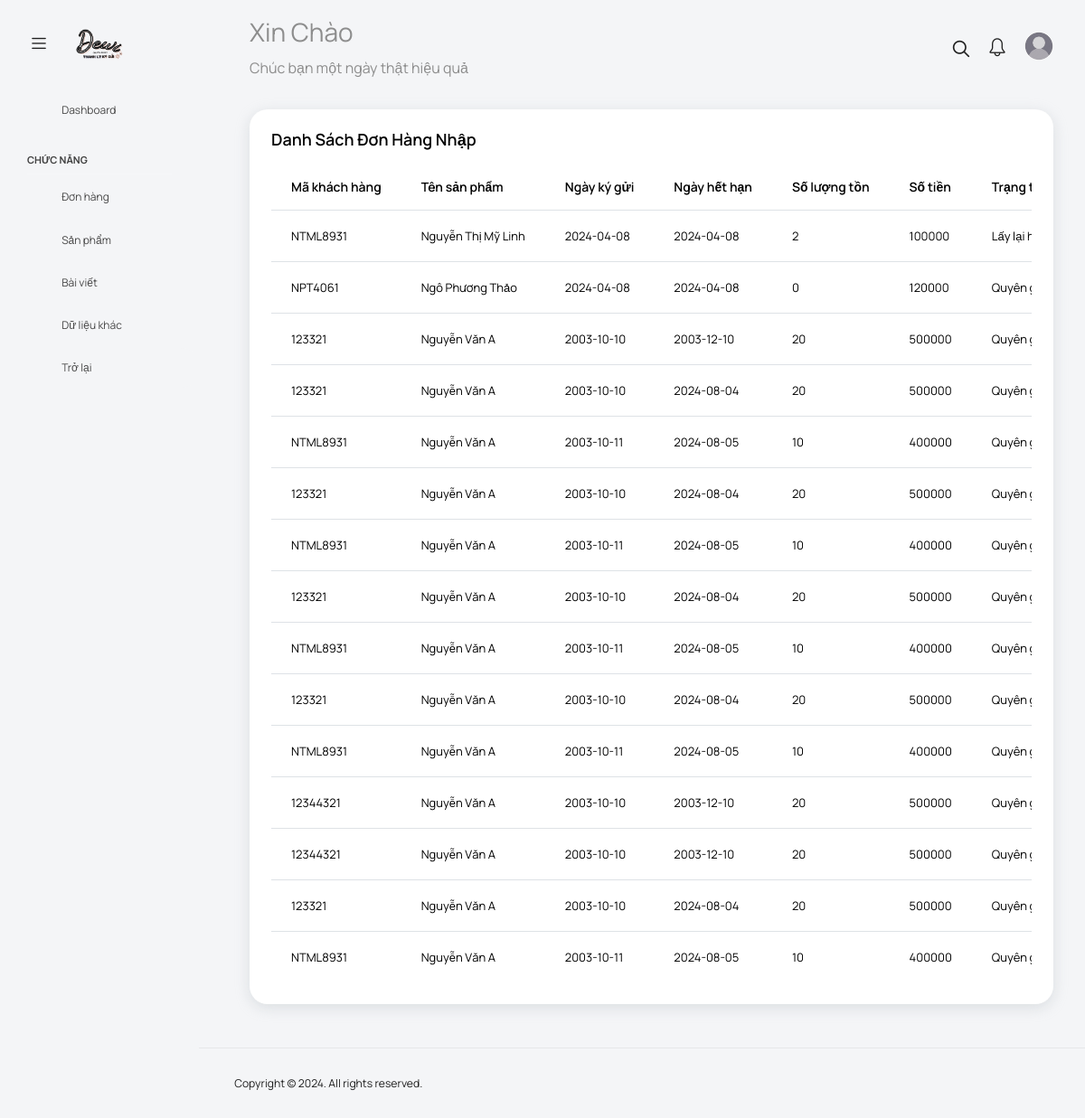
The page /src/admin/pages/ViewOrder.php (signed in) on the database its author committed.
### tables this page shows
CREATE TABLE `order_receives` (
  `order_receive_id` int(11) NOT NULL,
  `user_name` varchar(200) NOT NULL,
  `user_id` varchar(50) NOT NULL,
  `receives_date` date DEFAULT NULL,
  `expired_date` date NOT NULL,
  `product_stock` int(11) NOT NULL,
  `price` float NOT NULL,
  `state` bit(1) NOT NULL DEFAULT b'0'
);

### src/admin/pages/ViewOrder.php (the view, shortened to what this page needs)
<?php include '../components/header.php' ?>
<?php include '../../config/connectDB.php'; ?>
<body class="">
    <div class="container-scroller">
        <?php include '../components/nav.php' ?>
        <div class="container-fluid page-body-wrapper">
            <?php include '../components/side_bar.php' ?>
            <div class="main-panel">
                <div class="content-wrapper">
                    <div class="row">
                        <div class="col-lg-12 grid-margin stretch-card">
                            <div class="card">
                                <div class="card-body">
                                    <h4 class="card-title">Danh sách đơn hàng nhập</h4>
                                    <div class="table-responsive">
                                        <table class="table table-hover">
                                            <thead>
                                                <tr>
                                                    <th>Mã khách hàng</th>
                                                    <th>Tên sản phẩm</th>
                                                    <th>Ngày ký gửi</th>
                                                    <th>Ngày hết hạn</th>
                                                    <th>Số lượng tồn</th>
                                                    <th>Số tiền</th>
                                                    <th>Trạng thái</th>
                                                </tr>
                                            </thead>
                                            <tbody>
                                                <?php
                                                $sql = "SELECT order_receive_id, user_name, product_stock, user_id,
                                                price, receives_date, expired_date, state
                                                FROM order_receives";
                                                $result = mysqli_query($conn, $sql);
                                                if ($result->num_rows > 0) {
                                                    while ($row = $result->fetch_assoc()) {
                                                        echo "<tr>";
                                                        echo "<td>" . $row['user_id'] . "</td>";
                                                        echo "<td>" . $row['user_name'] . "</td>";
                                                        echo "<td>" . $row['receives_date'] . "</td>";
                                                        echo "<td>" . $row['expired_date'] . "</td>";
                                                        echo "<td>" . $row['product_stock'] . "</td>";
                                                        echo "<td>" . $row['price'] . "</td>";
                                                        if ($row['state'] == 0) {
                                                            echo "<td>Quyên góp</td>";
                                                        } else {
                                                            echo "<td>Lấy lại hàng</td>";
                                                        }
                                                        echo "</tr>";
                                                    }
                                                }
                                                ?>
                                            </tbody>
                                        </table>
                                    </div>
                                </div>
                            </div>
                        </div>
                    </div>
                </div>
                <?php include '../components/footer.php'; ?>
            </div>
        </div>
    </div>
</body>

### src/admin/components/header.php (shortened to what this page needs)
<!DOCTYPE html>
<html lang="en">
<head>
    <link rel="stylesheet" href="/kygui/src/admin/assets/vendors/feather/feather.css">
    <link rel="stylesheet" href="/kygui/src/admin/assets/vendors/mdi/css/materialdesignicons.min.css">
    <link rel="stylesheet" href="/kygui/src/images/icons/logo.png">
    <link rel="stylesheet" href="/kygui/src/admin/assets/vendors/typicons/typicons.css">
    <link rel="stylesheet" href="/kygui/src/admin/assets/vendors/simple-line-icons/css/simple-line-icons.css">
    <link rel="stylesheet" href="/kygui/src/admin/assets/vendors/css/vendor.bundle.base.css">
    <link rel="stylesheet" href="/kygui/src/admin/assets/css/font-awesome.min.css">
    <link rel="stylesheet" href="/kygui/src/admin/assets/vendors/datatables.net-bs4/dataTables.bootstrap4.css">
    <link rel="stylesheet" type="text/css" href="/kygui/src/admin/assets/js/select.dataTables.min.css">
    <link rel="stylesheet" href="/kygui/src/admin/assets/css/vertical-layout-light/style.css">
</head>
</html>

### src/admin/components/nav.php (shortened to what this page needs)
<nav class="navbar default-layout col-lg-12 col-12 p-0 fixed-top d-flex align-items-top flex-row">
    <div class="text-center navbar-brand-wrapper d-flex align-items-center justify-content-start">
        <div class="me-3">
            <button class="navbar-toggler navbar-toggler align-self-center" type="button" data-bs-toggle="minimize">
                <span class="icon-menu"></span>
            </button>
        </div>
        <div>
            <a class="navbar-brand brand-logo" href="/kygui/src/admin/index.php">
                <img src="/kygui/src/admin/assets/images/logo.png" alt="logo" />
            </a>
        </div>
    </div>
    <div class="navbar-menu-wrapper d-flex align-items-top">
        <ul class="navbar-nav">
            <li class="nav-item font-weight-semibold d-none d-lg-block ms-0">
                <h1 class="welcome-text">Xin Chào</h1>
                <h3 class="welcome-sub-text">Chúc bạn một ngày thật hiệu quả</h3>
            </li>
        </ul>
        <ul class="navbar-nav ms-auto">
            <li class="nav-item">
                <form class="search-form" action="#">
                    <i class="icon-search"></i>
                    <input type="search" class="form-control" placeholder="Search Here" title="Search here">
                </form>
            </li>
            <li class="nav-item dropdown">
                <a class="nav-link count-indicator" id="notificationDropdown" href="#" data-bs-toggle="dropdown">
                    <i class="icon-bell"></i>
                </a>
            </li>
            <li class="nav-item dropdown d-none d-lg-block user-dropdown">
                <a class="nav-link" id="UserDropdown" href="#" data-bs-toggle="dropdown" aria-expanded="false">
                    <img class="img-xs rounded-circle" src="/kygui/src/admin/assets/images/user.jpg" alt="Profile image"> </a>
            </li>
        </ul>
    </div>
</nav>

### src/admin/components/side_bar.php (shortened to what this page needs)
<nav class="sidebar sidebar-offcanvas" id="sidebar">
    <ul class="nav">
        <li class="nav-item">
            <a class="nav-link" href="/kygui/src/admin/index.php">
                <i class="mdi mdi-grid-large menu-icon"></i>
                <span class="menu-title">Dashboard</span>
            </a>
        </li>
        <li class="nav-item nav-category">Chức năng</li>
        <li class="nav-item">
            <a class="nav-link" data-bs-toggle="collapse" href="#form-elements-1" aria-expanded="false" aria-controls="form-elements">
                <i class="menu-icon mdi mdi-card-text-outline"></i>
                <span class="menu-title">Đơn hàng</span>
                <i class="menu-arrow"></i>
            </a>
        </li>
        <li class="nav-item">
            <a class="nav-link" data-bs-toggle="collapse" href="#tables" aria-expanded="false" aria-controls="tables">
                <i class="menu-icon mdi mdi-list-box"></i>
                <span class="menu-title">Sản phẩm</span>
                <i class="menu-arrow"></i>
            </a>
        </li>
        <li class="nav-item">
            <a class="nav-link" data-bs-toggle="collapse" href="#form-elements" aria-expanded="false" aria-controls="form-elements">
                <i class="menu-icon mdi mdi-post"></i>
                <span class="menu-title">Bài viết</span>
                <i class="menu-arrow"></i>
            </a>
        </li>
        <li class="nav-item">
            <a class="nav-link" data-bs-toggle="collapse" href="#tables-2" aria-expanded="false" aria-controls="tables">
                <i class="menu-icon mdi mdi-table"></i>
                <span class="menu-title">Dữ liệu khác</span>
                <i class="menu-arrow"></i>
            </a>
        </li>
        <li class="nav-item">
            <a class="nav-link" href="/kygui/index.php" style="background-color: #F4F5F7;">
                <i class="menu-icon mdi mdi-arrow-left"></i>
                <span class="menu-title">Trở lại</span>
            </a>
        </li>
    </ul>
</nav>

### src/admin/components/footer.php (shortened to what this page needs)
<footer class="footer">
    <div class="d-sm-flex justify-content-center justify-content-sm-between">
        <span class="float-none float-sm-end d-block mt-1 mt-sm-0 text-center">Copyright © 2024. All rights reserved.</span>
    </div>
</footer>

### rows shown on the page
order_receives: user "NTML8931", user_name "Nguyễn Thị Mỹ Linh", receives_date "2024-04-08", expired_date "2024-04-08", product_stock "2", price "100000", state "Lấy lại…"
order_receives: user "NPT4061", user_name "Ngô Phương Thảo", receives_date "2024-04-08", expired_date "2024-04-08", product_stock "0", price "120000", state "Quyên…"
order_receives: user "123321", user_name "Nguyễn Văn A", receives_date "2003-10-10", expired_date "2003-12-10", product_stock "20", price "500000", state "Quyên…"
order_receives: user "123321", user_name "Nguyễn Văn A", receives_date "2003-10-10", expired_date "2024-08-04", product_stock "20", price "500000", state "Quyên…"
order_receives: user "NTML8931", user_name "Nguyễn Văn A", receives_date "2003-10-11", expired_date "2024-08-05", product_stock "10", price "400000", state "Quyên…"
order_receives: user "123321", user_name "Nguyễn Văn A", receives_date "2003-10-10", expired_date "2024-08-04", product_stock "20", price "500000", state "Quyên…"
order_receives: user "NTML8931", user_name "Nguyễn Văn A", receives_date "2003-10-11", expired_date "2024-08-05", product_stock "10", price "400000", state "Quyên…"
order_receives: user "123321", user_name "Nguyễn Văn A", receives_date "2003-10-10", expired_date "2024-08-04", product_stock "20", price "500000", state "Quyên…"
order_receives: user "NTML8931", user_name "Nguyễn Văn A", receives_date "2003-10-11", expired_date "2024-08-05", product_stock "10", price "400000", state "Quyên…"
order_receives: user "123321", user_name "Nguyễn Văn A", receives_date "2003-10-10", expired_date "2024-08-04", product_stock "20", price "500000", state "Quyên…"
order_receives: user "NTML8931", user_name "Nguyễn Văn A", receives_date "2003-10-11", expired_date "2024-08-05", product_stock "10", price "400000", state "Quyên…"
order_receives: user "12344321", user_name "Nguyễn Văn A", receives_date "2003-10-10", expired_date "2003-12-10", product_stock "20", price "500000", state "Quyên…"
order_receives: user "12344321", user_name "Nguyễn Văn A", receives_date "2003-10-10", expired_date "2003-12-10", product_stock "20", price "500000", state "Quyên…"
order_receives: user "123321", user_name "Nguyễn Văn A", receives_date "2003-10-10", expired_date "2024-08-04", product_stock "20", price "500000", state "Quyên…"
order_receives: user "NTML8931", user_name "Nguyễn Văn A", receives_date "2003-10-11", expired_date "2024-08-05", product_stock "10", price "400000", state "Quyên…"
